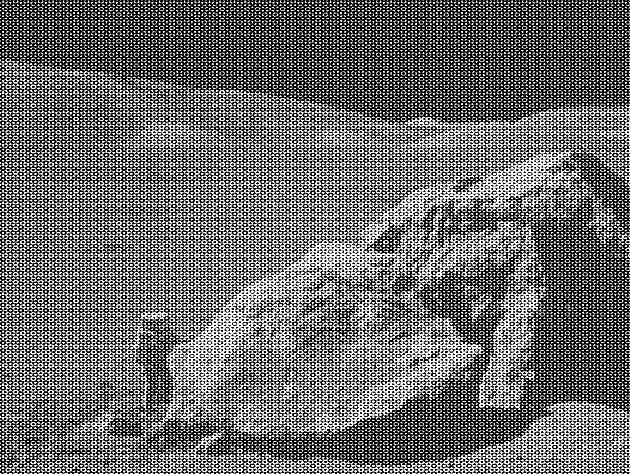
#> input picture calculation/Images/moonlanding.png, 630 x 474 px
$ jupyter execute moonlanding_fft.ipynb   (shell and % lines are left out)
#> lines starting #> are read from the running program, lines starting #| are printed output that depends on the picture
[cell 1]
import matplotlib.pyplot as plt
import numpy as np
from PIL import Image
import cv2

[cell 2]
img = Image.open("./Images/moonlanding.png")
#> img is the input picture: PIL image 630x474 L; min 0, max 255, mean 108.1
plt.imshow(img, cmap="gray")
plt.show()

[cell 3]
gray_img = img.convert('L')
plt.imshow(gray_img, cmap="gray")
plt.show()

[cell 4]
np_img = np.asarray(gray_img)
np_img.shape
#> Out = (474, 630)

[cell 5]
ffted_img = np.fft.fft2(np_img)
shifted_f_uv = np.fft.fftshift(ffted_img)
unshifted_f_uv = np.fft.fftshift(shifted_f_uv)
i_f_xy = np.fft.ifft2(unshifted_f_uv).real
plt.imshow(i_f_xy, cmap="gray")
plt.show()

[cell 6]
magnitude_spectrum2d = 20 * np.log(np.absolute(shifted_f_uv))
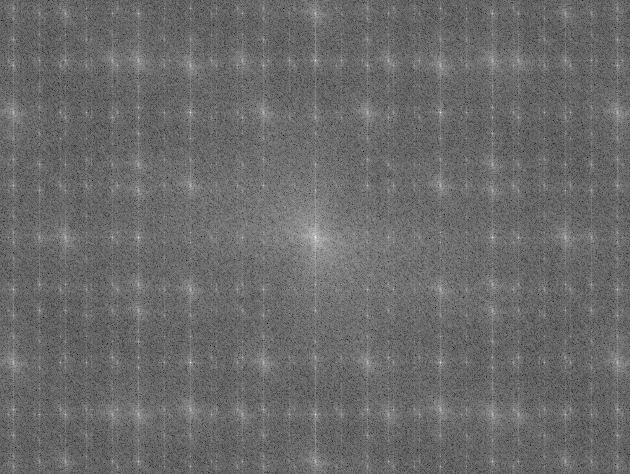
#> magnitude_spectrum2d: shape (474, 630) float64; min 62.69, max 345.8, mean 181.5; drawn with min black and max white
magnitude_spectrum2d_var = 100000000000000000 * np.log(np.absolute(shifted_f_uv))

# figsizeのデフォルト値は(6.4, 4.8)
fig, ax = plt.subplots(nrows=2, ncols=2, figsize=(12, 9))
ax = ax.flatten()
ax[0].imshow(magnitude_spectrum2d)
ax[1].imshow(magnitude_spectrum2d, cmap="gray")
ax[2].imshow(magnitude_spectrum2d_var)
ax[3].imshow(magnitude_spectrum2d_var, cmap="gray")
plt.show()
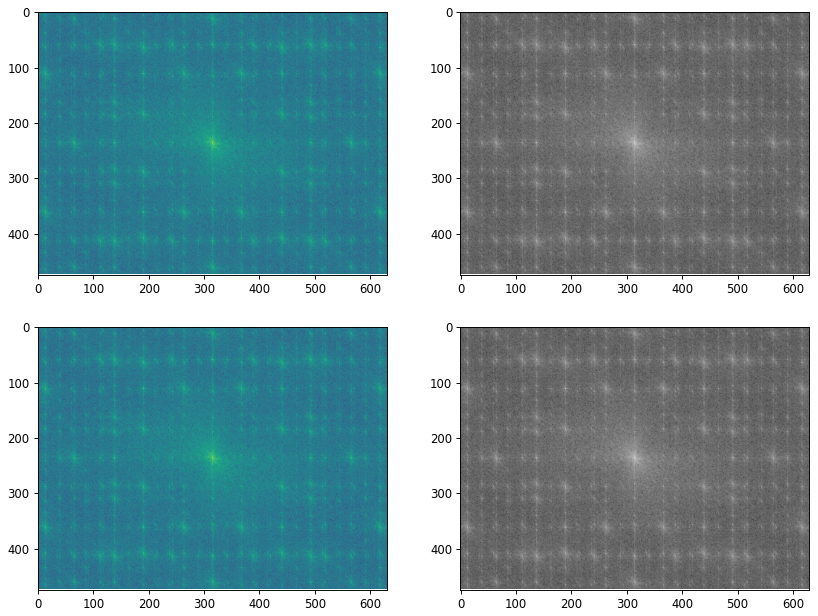
#> figure drawn by matplotlib, 4 panels
